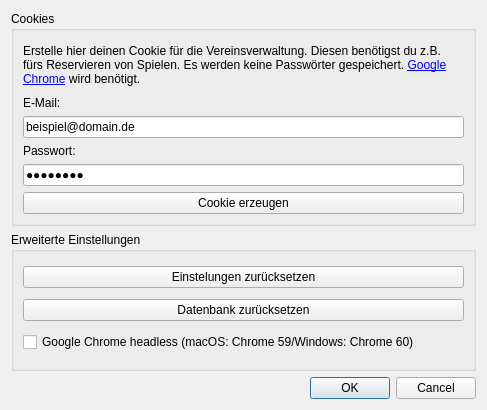
<?xml version="1.0" encoding="UTF-8"?>
<ui version="4.0">
 <class>Settings</class>
 <widget class="QDialog" name="Settings">
  <property name="geometry">
   <rect>
    <x>0</x>
    <y>0</y>
    <width>487</width>
    <height>410</height>
   </rect>
  </property>
  <property name="windowTitle">
   <string>Einstellungen</string>
  </property>
  <layout class="QVBoxLayout" name="verticalLayout_2">
   <item>
    <widget class="QGroupBox" name="groupBox">
     <property name="title">
      <string>Cookies</string>
     </property>
     <layout class="QVBoxLayout" name="verticalLayout">
      <item>
       <widget class="QLabel" name="label_3">
        <property name="minimumSize">
         <size>
          <width>0</width>
          <height>50</height>
         </size>
        </property>
        <property name="text">
         <string>&lt;html&gt;&lt;head/&gt;&lt;body&gt;&lt;p&gt;Erstelle hier deinen Cookie für die Vereinsverwaltung. Diesen benötigst du z.B. fürs Reservieren von Spielen. Es werden keine Passwörter gespeichert. &lt;a href=&quot;https://www.google.com/chrome/browser/desktop/index.html&quot;&gt;&lt;span style=&quot; text-decoration: underline; color:#0000ff;&quot;&gt;Google Chrome&lt;/span&gt;&lt;/a&gt; wird benötigt.&lt;/p&gt;&lt;/body&gt;&lt;/html&gt;</string>
        </property>
        <property name="wordWrap">
         <bool>true</bool>
        </property>
        <property name="openExternalLinks">
         <bool>true</bool>
        </property>
       </widget>
      </item>
      <item>
       <widget class="QLabel" name="label">
        <property name="text">
         <string>E-Mail:</string>
        </property>
       </widget>
      </item>
      <item>
       <widget class="QLineEdit" name="lineEdit">
        <property name="text">
         <string>beispiel@domain.de</string>
        </property>
       </widget>
      </item>
      <item>
       <widget class="QLabel" name="label_2">
        <property name="text">
         <string>Passwort:</string>
        </property>
       </widget>
      </item>
      <item>
       <widget class="QLineEdit" name="lineEdit_2">
        <property name="text">
         <string>Beispiel</string>
        </property>
        <property name="echoMode">
         <enum>QLineEdit::Password</enum>
        </property>
       </widget>
      </item>
      <item>
       <widget class="QPushButton" name="pushButton">
        <property name="text">
         <string>Cookie erzeugen</string>
        </property>
        <property name="autoDefault">
         <bool>true</bool>
        </property>
        <property name="default">
         <bool>false</bool>
        </property>
        <property name="flat">
         <bool>false</bool>
        </property>
       </widget>
      </item>
     </layout>
    </widget>
   </item>
   <item>
    <widget class="QGroupBox" name="groupBox_2">
     <property name="title">
      <string>Erweiterte Einstellungen</string>
     </property>
     <layout class="QVBoxLayout" name="verticalLayout_3">
      <item>
       <widget class="QPushButton" name="pushButton_2">
        <property name="text">
         <string>Einstelungen zurücksetzen</string>
        </property>
       </widget>
      </item>
      <item>
       <widget class="QPushButton" name="pushButton_3">
        <property name="text">
         <string>Datenbank zurücksetzen</string>
        </property>
       </widget>
      </item>
      <item>
       <widget class="QCheckBox" name="checkBox">
        <property name="toolTip">
         <string>Browser Fenster verstecken</string>
        </property>
        <property name="text">
         <string>Google Chrome headless (macOS: Chrome 59/Windows: Chrome 60)</string>
        </property>
       </widget>
      </item>
     </layout>
    </widget>
   </item>
   <item>
    <widget class="QDialogButtonBox" name="buttonBox">
     <property name="standardButtons">
      <set>QDialogButtonBox::Cancel|QDialogButtonBox::Ok</set>
     </property>
    </widget>
   </item>
  </layout>
 </widget>
 <resources/>
 <connections>
  <connection>
   <sender>buttonBox</sender>
   <signal>accepted()</signal>
   <receiver>Settings</receiver>
   <slot>accept()</slot>
   <hints>
    <hint type="sourcelabel">
     <x>248</x>
     <y>254</y>
    </hint>
    <hint type="destinationlabel">
     <x>157</x>
     <y>274</y>
    </hint>
   </hints>
  </connection>
  <connection>
   <sender>buttonBox</sender>
   <signal>rejected()</signal>
   <receiver>Settings</receiver>
   <slot>reject()</slot>
   <hints>
    <hint type="sourcelabel">
     <x>316</x>
     <y>260</y>
    </hint>
    <hint type="destinationlabel">
     <x>286</x>
     <y>274</y>
    </hint>
   </hints>
  </connection>
 </connections>
</ui>
